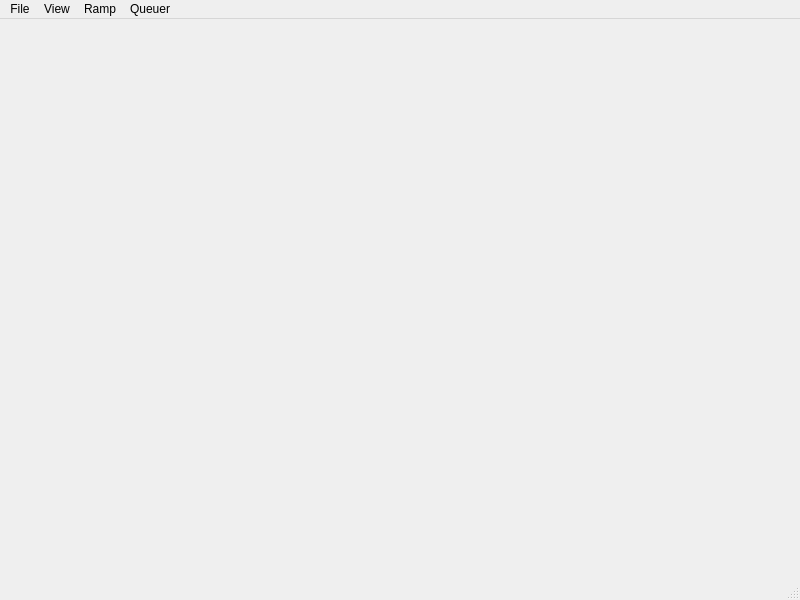
<?xml version="1.0" encoding="UTF-8"?>
<ui version="4.0">
 <class>MainWindow</class>
 <widget class="QMainWindow" name="MainWindow">
  <property name="geometry">
   <rect>
    <x>0</x>
    <y>0</y>
    <width>800</width>
    <height>600</height>
   </rect>
  </property>
  <property name="windowTitle">
   <string>Rampage</string>
  </property>
  <widget class="QWidget" name="centralwidget"/>
  <widget class="QMenuBar" name="menubar">
   <property name="geometry">
    <rect>
     <x>0</x>
     <y>0</y>
     <width>800</width>
     <height>21</height>
    </rect>
   </property>
   <widget class="QMenu" name="menuFile">
    <property name="title">
     <string>File</string>
    </property>
    <addaction name="actionOpen"/>
    <addaction name="actionSave"/>
    <addaction name="actionSave_As"/>
    <addaction name="separator"/>
    <addaction name="actionExit"/>
   </widget>
   <widget class="QMenu" name="menuView">
    <property name="title">
     <string>View</string>
    </property>
    <addaction name="actionToggle_Overlay"/>
   </widget>
   <widget class="QMenu" name="menuRamp">
    <property name="title">
     <string>Ramp</string>
    </property>
    <addaction name="actionCheck_for_Errors"/>
   </widget>
   <widget class="QMenu" name="menuQueuer">
    <property name="title">
     <string>Queuer</string>
    </property>
    <addaction name="actionRun_Current"/>
   </widget>
   <addaction name="menuFile"/>
   <addaction name="menuView"/>
   <addaction name="menuRamp"/>
   <addaction name="menuQueuer"/>
  </widget>
  <widget class="QStatusBar" name="statusbar"/>
  <action name="actionOpen">
   <property name="text">
    <string>Open</string>
   </property>
   <property name="shortcut">
    <string>Ctrl+O</string>
   </property>
  </action>
  <action name="actionExit">
   <property name="text">
    <string>Exit</string>
   </property>
  </action>
  <action name="actionSave">
   <property name="text">
    <string>Save</string>
   </property>
   <property name="shortcut">
    <string>Ctrl+S</string>
   </property>
  </action>
  <action name="actionSave_As">
   <property name="text">
    <string>Save As</string>
   </property>
  </action>
  <action name="actionToggle_Overlay">
   <property name="text">
    <string>Toggle Overlay</string>
   </property>
   <property name="shortcut">
    <string>Ctrl+Tab</string>
   </property>
  </action>
  <action name="actionCheck_for_Errors">
   <property name="text">
    <string>Check for Errors</string>
   </property>
   <property name="shortcut">
    <string>Ctrl+E</string>
   </property>
  </action>
  <action name="actionRun_Current">
   <property name="text">
    <string>Run Current</string>
   </property>
   <property name="shortcut">
    <string>Ctrl+R</string>
   </property>
  </action>
 </widget>
 <resources/>
 <connections>
  <connection>
   <sender>actionExit</sender>
   <signal>triggered()</signal>
   <receiver>MainWindow</receiver>
   <slot>close()</slot>
   <hints>
    <hint type="sourcelabel">
     <x>-1</x>
     <y>-1</y>
    </hint>
    <hint type="destinationlabel">
     <x>399</x>
     <y>299</y>
    </hint>
   </hints>
  </connection>
  <connection>
   <sender>actionSave</sender>
   <signal>triggered()</signal>
   <receiver>MainWindow</receiver>
   <slot>handleSave()</slot>
   <hints>
    <hint type="sourcelabel">
     <x>-1</x>
     <y>-1</y>
    </hint>
    <hint type="destinationlabel">
     <x>399</x>
     <y>299</y>
    </hint>
   </hints>
  </connection>
  <connection>
   <sender>actionSave_As</sender>
   <signal>triggered()</signal>
   <receiver>MainWindow</receiver>
   <slot>handleSaveAs()</slot>
   <hints>
    <hint type="sourcelabel">
     <x>-1</x>
     <y>-1</y>
    </hint>
    <hint type="destinationlabel">
     <x>399</x>
     <y>299</y>
    </hint>
   </hints>
  </connection>
  <connection>
   <sender>actionOpen</sender>
   <signal>triggered()</signal>
   <receiver>MainWindow</receiver>
   <slot>handleOpen()</slot>
   <hints>
    <hint type="sourcelabel">
     <x>-1</x>
     <y>-1</y>
    </hint>
    <hint type="destinationlabel">
     <x>399</x>
     <y>299</y>
    </hint>
   </hints>
  </connection>
  <connection>
   <sender>actionToggle_Overlay</sender>
   <signal>triggered()</signal>
   <receiver>MainWindow</receiver>
   <slot>handleToggleOverlay()</slot>
   <hints>
    <hint type="sourcelabel">
     <x>-1</x>
     <y>-1</y>
    </hint>
    <hint type="destinationlabel">
     <x>399</x>
     <y>299</y>
    </hint>
   </hints>
  </connection>
  <connection>
   <sender>actionCheck_for_Errors</sender>
   <signal>triggered()</signal>
   <receiver>MainWindow</receiver>
   <slot>handleCheckForErrors()</slot>
   <hints>
    <hint type="sourcelabel">
     <x>-1</x>
     <y>-1</y>
    </hint>
    <hint type="destinationlabel">
     <x>399</x>
     <y>299</y>
    </hint>
   </hints>
  </connection>
  <connection>
   <sender>actionRun_Current</sender>
   <signal>triggered()</signal>
   <receiver>MainWindow</receiver>
   <slot>handleRunCurrent()</slot>
   <hints>
    <hint type="sourcelabel">
     <x>-1</x>
     <y>-1</y>
    </hint>
    <hint type="destinationlabel">
     <x>399</x>
     <y>299</y>
    </hint>
   </hints>
  </connection>
 </connections>
 <slots>
  <slot>handleSave()</slot>
  <slot>handleSaveAs()</slot>
  <slot>handleOpen()</slot>
  <slot>handleToggleOverlay()</slot>
  <slot>handleCheckForErrors()</slot>
  <slot>handleRunCurrent()</slot>
 </slots>
</ui>
